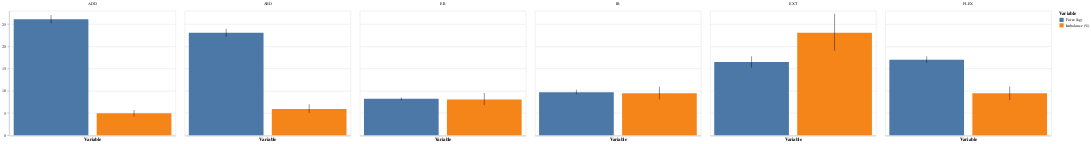

Source (notebook cell):
### Code cell
plot_bars(
    X_augmented_melted,
    x="Variable",
    y="value",
    color="Variable",
    column=alt.Column("Test", title=None, sort=sort_tests),
).configure_axisX(labels=False, ticks=False)

### Figure 1 — Vega-Lite specification as saved in the notebook (floating-point values rounded to 4 significant figures; data arrays with more than 128 entries replaced by an {"elided": "..."} marker saying what was removed)
{"$schema": "https://vega.github.io/schema/vega-lite/v2.6.0.json", "config": {"axisX": {"labels": false, "ticks": false}, "view": {"height": 300, "width": 400}}, "data": {"name": "data-852175f2bb7a3d030e2eac767622617e"}, "datasets": {"data-852175f2bb7a3d030e2eac767622617e": {"elided": "1104 records"}}, "facet": {"column": {"field": "Test", "sort": ["ADD", "ABD", "ER", "IR", "EXT", "FLEX"], "title": null, "type": "nominal"}}, "spec": {"layer": [{"encoding": {"color": {"field": "Variable", "type": "nominal"}, "x": {"field": "Variable", "type": "nominal"}, "y": {"aggregate": "mean", "field": "value", "title": null, "type": "quantitative"}}, "mark": {"color": "grey", "type": "bar"}}, {"encoding": {"x": {"field": "Variable", "type": "nominal"}, "y": {"aggregate": "ci0", "field": "value", "type": "quantitative"}, "y2": {"aggregate": "ci1", "field": "value", "type": "quantitative"}}, "mark": "rule"}]}}
